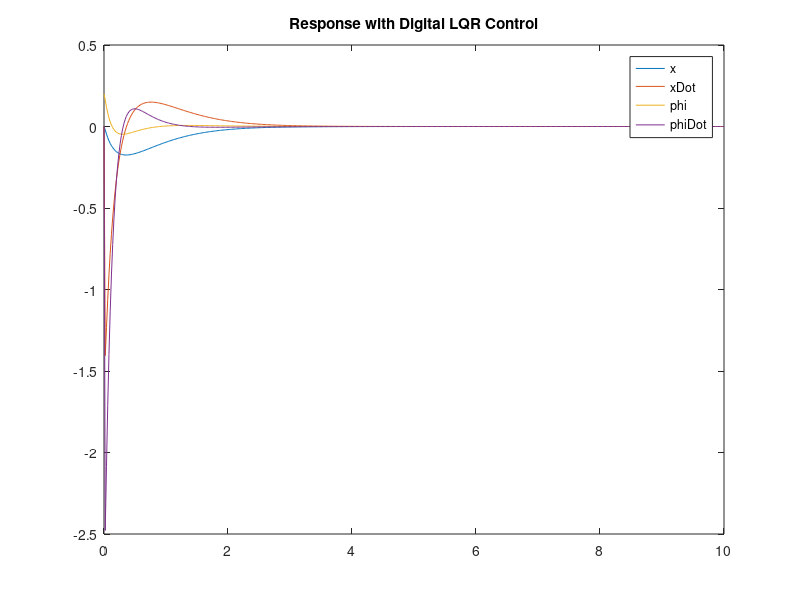
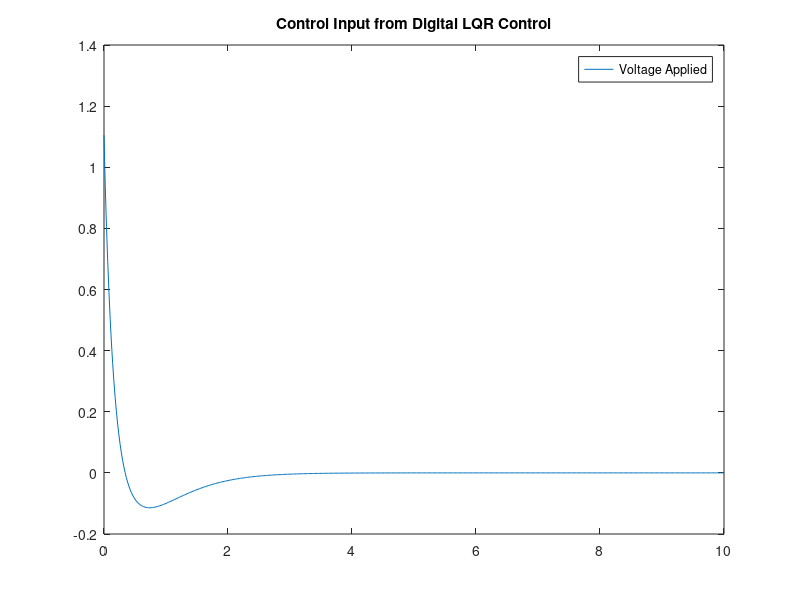

Write MATLAB code to recreate these figures, in order.
%% Two-Wheeled Inverted Pendulum Controller Design
% 
% For Sumission:    Matlab & Simulink Low Cost Hardware Challenge
% Author:           James Megariotis
%
% This File creates a continuous time state-space model of the 2 wheeled 
% inverted pendulum robot system where the input is the applied voltage.
% This model is them converted to a discrete time state-space model to
% match the timestep specified in the simulink model.
%
% The K Gain matrix will be used as an Linear Quardatic Regulator in the
% simulink model.
%
% Use the value K in the K_LQR gain block in simulink file.

%% Continuous Time State-Space Model

% Declare Constant Values

mp=1.25;            % Mass of the pendulum
mw=0.17;            % Mass of the wheel
L=0.18;             % Length to Center of Gravity
r=0.045;            % Radius of the wheel
ip=0.049;           % inertia of the pendulum around the wheel axis
iw=0.000172125;     % inertia of the wheel around the wheel axis
R=0.0024;           % The resistance of the DC Motor
ke=0.0342857;       % Voltage constant for the DC Motor
km=0.017;           % Motor Torque Constant of the DC Motor
g=9.81;             % Gravity

% Declare additional constants to aviod repeated calculation

beta = 2*mw+((2*iw)/(r*r))+mp;
alpha = (ip*beta)+(2*mp*L*L*(mw+(iw/(r*r))));

% State-Space A Matrix Indices

a22=(2*km*ke*(mp*L*r-ip-mp*L*L))/(R*r*r*alpha);
a23=(mp*mp*g*L*L)/alpha;
a42=(2*km*ke*(r*beta-mp*L))/(R*r*r*alpha);
a43=(mp*g*L*beta)/alpha;
b21=(2*km*(ip+mp*L*L-mp*L*r))/(R*r*alpha);
b24=(2*km*(mp*L-r*beta))/(R*r*alpha);

% Construct Continuous Time State-Space Matrices (x'=Ax+Bu , y=Cx+Du)

a=[0 1 0 0;0 a22 a23 0;0 0 0 1;0 a42 a43 0];
b=[0 ;b21 ;0 ;b24];
c=[1 0 0 0;0 1 0 0;0 0 1 0;0 0 0 1];
d=[0;0;0;0];

% Name States, Inputs, and Outputs

states = {'xDot' 'xDDot' 'PhiDot' 'PhiDDot'};
inputs = ('Va');
outputs= {'x' 'xDot' 'Phai' 'PhDot'};

% Construct State-Space System

sys_ss = ss(a,b,c,d,'statename',states,'inputname',inputs,'outputname',outputs)

% Open Loop Poles (Continuous Time)

poles_continuous = eig(a)

%% Discrete Time State-Space with LQR Modeling

% Set timestep value in seconds (data update freq=50Hz)

Ts=0.02;

% Convert Continous Time Model to Discrete Time Model

sys_d = c2d(sys_ss,Ts,'zoh')

% Construct Discrete Time State-Space Matrices

A = sys_d.a;
B = sys_d.b;
C = sys_d.c;
D = sys_d.d;

% Open Loop Poles (Discrete Time)

poles_discrete = eig(A)

% State Weights for Q weight matrix (Assigned arbitrarily/trial and error)

w = 2;          % x state variable weight
x=0.1;          % xDot state variable weight
y =10;          % phi state variable weight
z=0.1;          % phiDot state variable weight

% Construct Q matrix (symmetric diagonal)

Q = [w 0 0 0;0 x 0 0;0 0 y 0;0 0 0 z];

% Assign R value for LQR input weight

R =1;

% Find LQR gain Matrix K and new poles e 

[K,S,e] = dlqr(A,B,Q,R)

%% Closed Loop Discrete Time State-Space Model

% Construct state feedback discrete time state-space model matrices

Ac = [(A-B*K)];
Bc = [B];
Cc = [C];
Dc = [D];

% Closed loop poles from state feedback

poles_LQR = eig(Ac)

% Construct discrete time state-space model for state feedback simulation

sys_cl = ss(Ac,Bc,Cc,Dc,Ts,'statename',states,'inputname',inputs,'outputname',outputs)

% Verify poles match last 2 pole values

poles = eig(sys_cl.a)

% Initialize time array in increments of model timestep

t = 0:Ts:10;

% Set initial conditions for simulation

x0=[0 0 0.2 0];     % Inintial angle: 0.2 radians

% Run simulation of system response based on initial angle of 0.2 radians.

% All states should converge on a value of zero to ensure robot maintains
% constant position, speed, tilt angle, and tilt rate of 0. Robot stays
% vertical and at initial position.

[y,t,x]=initial(sys_cl,x0,t);

% Plot all state output

figure;
plot(t,y(:,1),t,y(:,2),t,y(:,3),t,y(:,4));
legend('x','xDot','phi','phiDot')
title('Response with Digital LQR Control')

%Plot control input due to LQR state feedback gain

figure;
plot(t,(K(1).*y(:,1)+K(2).*y(:,2)+K(3).*y(:,3)+K(4).*y(:,4)))
legend('Voltage Applied')
title('Control Input from Digital LQR Control')
